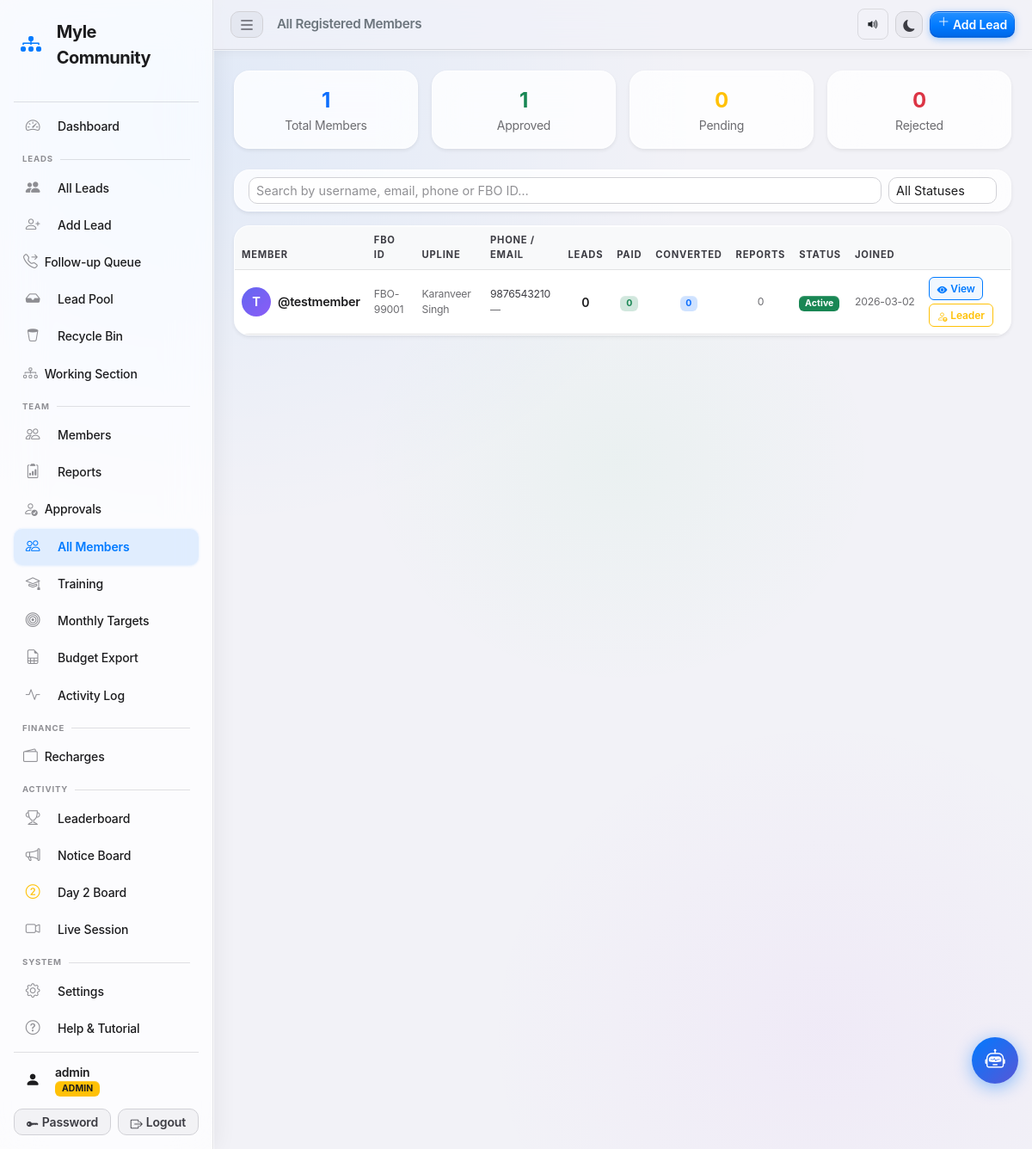
The page /admin/members (signed in) on the database its author committed.
### tables this page shows
CREATE TABLE users (
            id         INTEGER PRIMARY KEY AUTOINCREMENT,
            username   TEXT    NOT NULL UNIQUE,
            password   TEXT    NOT NULL,
            role       TEXT    NOT NULL DEFAULT 'team',
            created_at TEXT    NOT NULL DEFAULT (datetime('now','localtime'))
        , fbo_id TEXT NOT NULL DEFAULT '', upline_name TEXT NOT NULL DEFAULT '', phone TEXT NOT NULL DEFAULT '', status TEXT NOT NULL DEFAULT 'pending', email TEXT NOT NULL DEFAULT '', display_picture TEXT NOT NULL DEFAULT '', calling_reminder_time TEXT NOT NULL DEFAULT '', training_required INTEGER NOT NULL DEFAULT 0, training_status TEXT NOT NULL DEFAULT 'not_required', joining_date TEXT NOT NULL DEFAULT '', certificate_path TEXT NOT NULL DEFAULT '', badges_json TEXT NOT NULL DEFAULT '[]', test_score INTEGER NOT NULL DEFAULT -1, test_attempts INTEGER NOT NULL DEFAULT 0, upline_username TEXT NOT NULL DEFAULT '');

### app.py (the view)
@app.route('/admin/members')
@admin_required
def admin_members():
    db = get_db()
    users = db.execute(
        "SELECT * FROM users WHERE role IN ('team','leader') ORDER BY role, status, created_at DESC"
    ).fetchall()
    _rows = db.execute("""
        SELECT assigned_to,
            COUNT(*) as total_leads,
            SUM(CASE WHEN status IN ('Converted','Fully Converted') THEN 1 ELSE 0 END) as converted,
            SUM(CASE WHEN payment_done=1 THEN 1 ELSE 0 END) as paid
        FROM leads WHERE in_pool=0
        GROUP BY assigned_to
    """).fetchall()
    stats_map = {r['assigned_to']: r for r in _rows}
    _rep_rows = db.execute(
        "SELECT username, COUNT(*) as report_count FROM daily_reports GROUP BY username"
    ).fetchall()
    report_map = {r['username']: r['report_count'] for r in _rep_rows}
    leader_metrics = {}
    for u in users:
        if u['role'] == 'leader':
            uname = u['username']
            downline = _get_downline_usernames(db, uname)
            dl_ph = ','.join('?' * len(downline)) if downline else "''"
            day1_c = db.execute(
                f"SELECT COUNT(*) FROM leads WHERE pipeline_stage='day1' AND assigned_to IN ({dl_ph}) AND in_pool=0",
                downline
            ).fetchone()[0] if downline else 0
            seat_c = db.execute(
                f"SELECT COUNT(*) FROM leads WHERE pipeline_stage='seat_hold' AND current_owner=? AND in_pool=0",
                (uname,)
            ).fetchone()[0]
            conv_c = db.execute(
                f"SELECT COUNT(*) FROM leads WHERE pipeline_stage='complete' AND assigned_to IN ({dl_ph}) AND in_pool=0",
                downline
            ).fetchone()[0] if downline else 0
            conv_pct = round(conv_c / day1_c * 100, 1) if day1_c > 0 else 0
            leader_metrics[uname] = {
                'downline_count': len(downline),
                'day1_leads': day1_c,
                'seat_holds': seat_c,
                'converted': conv_c,
                'conv_pct': conv_pct,
            }
    db.close()
    return render_template('all_members.html',
                           users=users,
                           stats_map=stats_map,
                           report_map=report_map,
                           leader_metrics=leader_metrics)

### app.py (called while the page is built, shortened)
def _check_session_valid():
    username = session.get('username')
    if not username:
        return False
    db = get_db()
    row = db.execute(
        "SELECT status FROM users WHERE username=?", (username,)
    ).fetchone()
    db.close()
    if not row or row['status'] != 'approved':
        session.clear()
        return False
    return True

def admin_required(f):
    @wraps(f)
    def decorated(*args, **kwargs):
        if 'username' not in session:
            flash('Please log in to continue.', 'warning')
            return redirect(url_for('login'))
        if not _check_session_valid():
            flash('Your account is no longer active. Please contact an admin.', 'danger')
            return redirect(url_for('login'))
        if session.get('role') != 'admin':
            flash('Admin access required.', 'danger')
            return redirect(url_for('team_dashboard'))
        return f(*args, **kwargs)
    return decorated

@app.context_processor
def inject_pending_count():
    if session.get('role') == 'admin':
        db  = get_db()
        row = db.execute("""
            SELECT
              (SELECT COUNT(*) FROM users           WHERE status='pending') as pu,
              (SELECT COUNT(*) FROM wallet_recharges WHERE status='pending') as wp
        """).fetchone()
        db.close()
        return {'pending_count': row['pu'], 'wallet_pending': row['wp'], 'has_pending_work': False}

@app.before_request
def csrf_protect():
    if '_csrf_token' not in session:
        session['_csrf_token'] = secrets.token_hex(32)
    if request.method in ('GET', 'HEAD', 'OPTIONS', 'TRACE'):
        return

@app.context_processor
def inject_csrf_token():
    return {'csrf_token': session.get('_csrf_token', '')}

@app.before_request
def training_gate():
    if any(request.path.startswith(p) for p in _TRAINING_EXEMPT):
        return
    if 'username' not in session:
        return
    if session.get('role') == 'admin':
        return
    ts = session.get('training_status', 'not_required')
    if ts not in ('not_required', 'unlocked'):
        return redirect(url_for('training_home'))

### database.py (called while the page is built)
def get_db():
    conn = sqlite3.connect(DATABASE)
    conn.row_factory = sqlite3.Row
    conn.execute("PRAGMA journal_mode=WAL")
    conn.execute("PRAGMA busy_timeout=5000")
    conn.execute("PRAGMA cache_size=-4000")   # 4 MB page cache
    return conn

### templates/all_members.html (shortened to what this page needs)
{% extends "base.html" %}
{% block page_title %}All Registered Members{% endblock %}
{% block content %}
<div class="row g-3 mb-4">
  {% set approved = users|selectattr('status','equalto','approved')|list %}
  {% set pending  = users|selectattr('status','equalto','pending')|list %}
  {% set rejected = users|selectattr('status','equalto','rejected')|list %}
  <div class="col-6 col-md-3">
    <div class="card border-0 shadow-sm text-center py-3">
      <div class="fw-bold fs-4 text-primary">{{ users|length }}</div>
      <div class="text-muted small">Total Members</div>
    </div>
  </div>
  <div class="col-6 col-md-3">
    <div class="card border-0 shadow-sm text-center py-3">
      <div class="fw-bold fs-4 text-success">{{ approved|length }}</div>
      <div class="text-muted small">Approved</div>
    </div>
  </div>
  <div class="col-6 col-md-3">
    <div class="card border-0 shadow-sm text-center py-3">
      <div class="fw-bold fs-4 text-warning">{{ pending|length }}</div>
      <div class="text-muted small">Pending</div>
    </div>
  </div>
  <div class="col-6 col-md-3">
    <div class="card border-0 shadow-sm text-center py-3">
      <div class="fw-bold fs-4 text-danger">{{ rejected|length }}</div>
      <div class="text-muted small">Rejected</div>
    </div>
  </div>
</div>
<div class="card border-0 shadow-sm mb-3">
  <div class="card-body py-2">
    <div class="row g-2 align-items-center">
      <div class="col-12 col-sm">
        <input type="text" id="memberSearch" class="form-control form-control-sm"
               placeholder="Search by username, email, phone or FBO ID…" oninput="filterTable()">
      </div>
      <div class="col-auto">
        <select id="statusFilter" class="form-select form-select-sm" onchange="filterTable()">
          <option value="">All Statuses</option>
        </select>
      </div>
    </div>
  </div>
</div>
<div class="card border-0 shadow-sm">
  <div class="card-body p-0">
    <div class="table-responsive">
      <table class="table table-hover align-middle mb-0" id="membersTable">
        <thead class="table-light small text-muted">
          <tr>
            <th>Member</th>
            <th class="d-none d-md-table-cell">FBO ID</th>
            <th class="d-none d-md-table-cell">Upline</th>
            <th class="d-none d-sm-table-cell">Phone / Email</th>
            <th class="text-center">Leads</th>
            <th class="text-center">Paid</th>
            <th class="text-center">Converted</th>
            <th class="text-center">Reports</th>
            <th>Status</th>
            <th>Joined</th>
            <th></th>
          </tr>
        </thead>
        <tbody id="membersBody">
          {% for u in users %}
          {% set s = stats_map.get(u.username, {}) %}
          <tr class="member-row"
              data-name="{{ u.username|lower }}"
              data-email="{{ u.email|lower }}"
              data-phone="{{ u.phone }}"
              data-fbo="{{ u.fbo_id|lower }}"
              data-status="{{ u.status }}">
            <td>
              <div class="d-flex align-items-center gap-2">
                {% if u.display_picture %}
                  <img src="{{ u.display_picture }}" class="rounded-circle" width="34" height="34"
                       style="object-fit:cover;flex-shrink:0;">
                {% else %}
                  <div class="rounded-circle d-flex align-items-center justify-content-center flex-shrink-0"
                       style="width:34px;height:34px;background:linear-gradient(135deg,#6366f1,#8b5cf6);color:white;font-size:0.9rem;font-weight:700;">
                    {{ u.username[0]|upper }}
                  </div>
                {% endif %}
                <div>
                  <div class="fw-semibold" style="font-size:0.9rem;">@{{ u.username }}</div>
                </div>
              </div>
            </td>
            <td class="d-none d-md-table-cell text-muted small">{{ u.fbo_id or '—' }}</td>
            <td class="d-none d-md-table-cell text-muted small">{{ u.upline_name or '—' }}</td>
            <td class="d-none d-sm-table-cell">
              <div class="small">{{ u.phone or '—' }}</div>
              <div class="text-muted" style="font-size:0.75rem;">{{ u.email or '—' }}</div>
            </td>
            <td class="text-center fw-semibold">{{ s.total_leads if s else 0 }}</td>
            <td class="text-center">
              <span class="badge bg-success-subtle text-success">{{ s.paid if s else 0 }}</span>
            </td>
            <td class="text-center">
              <span class="badge bg-primary-subtle text-primary">{{ s.converted if s else 0 }}</span>
            </td>
            <td class="text-center text-muted small">{{ report_map.get(u.username, 0) }}</td>
            <td>
              {% if u.status == 'approved' %}
                <span class="badge bg-success">Active</span>
              {% elif u.status == 'pending' %}
                <span class="badge bg-warning text-dark">Pending</span>
              {% else %}
                <span class="badge bg-danger">Rejected</span>
              {% endif %}
            </td>
            <td class="text-muted small text-nowrap">{{ u.created_at[:10] }}</td>
            <td>
              <div class="d-flex gap-1 flex-wrap">
                <a href="{{ url_for('member_detail', username=u.username) }}"
                   class="btn btn-xs btn-outline-primary text-nowrap">
                  <i class="bi bi-eye-fill me-1"></i>View
                </a>
                {% if u.role in ('team', 'leader') %}
                <form method="POST"
                      action="{{ url_for('admin_promote_leader', username=u.username) }}"
                      class="d-inline"
                      onsubmit="return confirm('{{ 'Remove Leader role from' if u.role == 'leader' else 'Promote to Leader' }}: @{{ u.username }}?')">
                  <button type="submit"
                          class="btn btn-xs {% if u.role == 'leader' %}btn-warning text-dark{% else %}btn-outline-warning{% endif %} text-nowrap">
                    {% if u.role == 'leader' %}
                    <i class="bi bi-person-dash me-1"></i>Demote
                    {% else %}
                    <i class="bi bi-person-up me-1"></i>Leader
                    {% endif %}
                  </button>
                </form>
                {% endif %}
              </div>
            </td>
          </tr>
          {% else %}
          <tr>
            <td colspan="11" class="text-center text-muted py-5">
              <i class="bi bi-people display-5 d-block mb-2"></i>No members registered yet.
            </td>
          </tr>
          {% endfor %}
        </tbody>
      </table>
    </div>
  </div>
</div>
{% endblock %}

### rows shown on the page
users: username "T", username "testmember", fbo "FBO-99001", upline_name "Karanveer Singh", phone "9876543210", email "—", test_attempts "0", get "0", status "Active", created_at "2026-03-02", role "team" (drawn)

### other values the page prints
{{ session.get('username', '') }} "admin"
{{ session.get('role', '') | upper }} "ADMIN"
{{ users|length }} "1"
{{ approved|length }} "1"
{{ pending|length }} "0"
{{ rejected|length }} "0"
